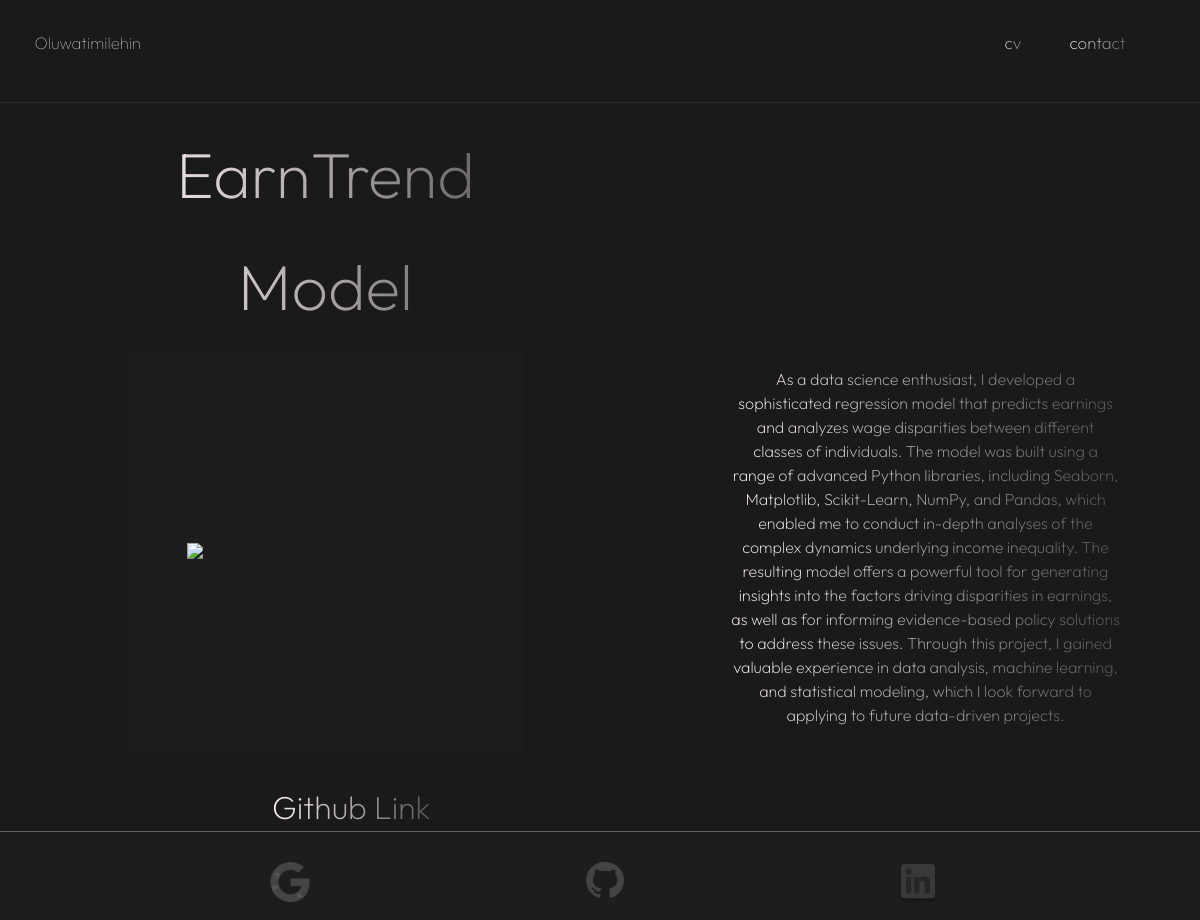
/projects/1, run on the app's committed database.
### main.py (models this page shows)
class Projects(db.Model):
    id = db.Column(db.String(250),primary_key=True)
    name = db.Column(db.String(250), unique=True, nullable=False)
    description = db.Column(db.String(1000), nullable=False)
    github_link = db.Column(db.String(500), unique=True)
    youtube_url = db.Column(db.String(500), unique=True)

### main.py (the view)
@app.route("/projects/<id>")
def projects(id):
    project_id = id
    project = Projects.query.get(project_id)
    shorts = False
    availability = True
    if project_id =="3":
        shorts= True
    else:
        pass
    if project_id==1:
        availability = False
    return render_template('projects.html', project=project, home=False, shorts=shorts, available=availability)

### templates/projects.html
<!DOCTYPE html>
<html>
    <head>
        {% include "navbar.html"%}
        {% include "header.html"%}
        <link rel="stylesheet" href=" {{ url_for('static', filename='styles/projects.css') }}">
    </head>
    <body>
        <main>
            <div class="project-flexbox">
                <div class="project-left-section">
                    <h1 class="headers body-text project-header"> {{ project.name }}</h1>
                    <div class="project-display">
                        {% if shorts%}
                        <iframe width="315" height="400" src="{{project.youtube_url}}" title="{{project.name}}" frameborder="0" allow="accelerometer; autoplay; clipboard-write; encrypted-media; gyroscope; picture-in-picture; web-share" allowfullscreen></iframe>
                        {% elif available%}
                        <img class="display-gif" src="https://i.pinimg.com/originals/7e/00/d6/7e00d6514d0556b617001d5fe0a62663.gif">
                        {% else%}
                        <iframe src="{{project.youtube_url}}" title="{{project.name}}"></iframe>
                        {% endif %}
                    </div>
                    <a class="github-text-link body-text" href="{{ project.github_link }}" target="_blank">Github Link</a>
                </div>
                <div class="project-description body-text project-body">
                    {{ project.description }}
                </div>
            </div>
        </main>
        <footer>
            {% include "footer.html" %}
        </footer>
        </body>
</html>

### templates/navbar.html (shortened to what this page needs)
<!DOCTYPE html>
<html>
<head>
    {% include "header.html"%}
    <link href="https://cdn.jsdelivr.net/npm/bootstrap@5.3.0-alpha3/dist/css/bootstrap.min.css" rel="stylesheet">
</head>
<body>
<header>
    <nav class="navbar navbar-expand-md">
        <div class="container-fluid">
          <a class="navbar-link" href="{{ url_for('home') }}">Oluwatimilehin</a>
          <div class="collapse navbar-collapse" id="navbarNavAltMarkup">
            <div class="navbar-nav ms-auto">
                <span><a class="navbar-link nav-link body-text" href=" {{ url_for('cv') }}"> cv </a></span>
                <span> <a class="navbar-link nav-link body-text" href="{{ url_for('contact') }}"> contact </a></span>
            </div>
            </div>
          </div>
      </nav>
    <hr class="hr">
</header>
</body>
</html>

### templates/header.html (shortened to what this page needs)
<!DOCTYPE html>
<html>
    <head>
        <link rel="stylesheet" href="{{ url_for('static', filename='styles/main.css') }}">
    </head>
</html>

### templates/footer.html
<!DOCTYPE html>
<html>
    <head>
        {% include "header.html"%}
        <link rel="stylesheet" href=" {{ url_for('static', filename='styles/footer.css') }}">
    </head>
    <body>
        <footer id="footer">
            <div class="footer-container">
                <div class="footer-flexbox">
                    <a class="footer-link google-link" href="mailto:oluwatimilehin.orawusi@gmail.com"><img class="github-logo logos" src="{{ url_for('static', filename='images/Google - Original.png') }}" alt="Google Logo"></a>
                    <a class="footer-link github-link" href="https://github.com/OrawusiTimilehin" target="_blank"><img class="github-logo logos" src=" {{ url_for('static', filename='images/Logos/github-original.png') }}" alt="Github Logo"></a>
                    <a class="footer-link  linkedin-link" href="https://www.linkedin.com/in/timilehin-orawusi-b92287252/" target="_blank"><img class="github-logo logos" src="{{ url_for('static', filename='images/LinkedIn - Original.png') }}" alt="LinkedIn Logo"></a>
                </div>
            </div>
        </footer>
    </body>
</html>

### static/styles/main.css (style rules this page uses)
a { color: inherit; text-decoration: None; transition: font-size 0.15s; }
body { background: #1A1A1A; margin: 0; }
.body-text { background: linear-gradient(90deg, #FFF4F4 2.25%, rgba(255, 245, 245, 0.90625) 11.39%, rgba(255, 255, 255, 0) 139.19%); font-family: 'Outfit', Arial, Helvetica, sans-serif; font-weight: 200; -webkit-background-clip: text; -webkit-text-fill-color: transparent; }
div { margin: 0; }
hr { border-color: rgba(255, 255, 255, 0.31); border-width: 0.7px; }
.headers { font-size: 4rem; font-weight: 200; line-height: 7rem; text-align: center; }
.navbar { color: rgba(209, 208, 208, 0.95); display: flex; font-family: 'Outfit', Arial, Helvetica, sans-serif; font-size: 1.05rem ; font-weight: 100; flex-direction: row; padding: 1.4rem; }
.navbar-link { margin-right: 2rem; }
.github-logo { margin-bottom: 1rem; }
.logos { width: 2.5rem; }

### static/styles/projects.css (style rules this page uses)
.github-text-link { font-size: 2rem; margin-left: 9rem; transition: font-size 0.15s; width: 30%; white-space: nowrap; }
.project-flexbox { display: flex; flex-direction: row; align-items: center; justify-content: center; }
.project-description { font-weight: 200; margin-top: 9rem; margin-left: 13rem; margin-right: 5rem; width: 40%; }
.project-display { background-color: rgba(209, 208, 208, 0.02); height: 25rem; margin-bottom: 2rem; text-align: center; width: 100%; position: relative; display: flex; justify-content: center; align-items: center; }
.project-left-section { margin-left: 8rem; }
.project-header { text-align: left; }
.project-body { text-align: center; }
.display-gif { width:70%; }

### static/styles/footer.css (style rules this page uses)
.footer-flexbox { display: flex; justify-content: space-between; align-items: center; margin: 0 auto; width: 55%; height: 100%; }
.footer-container { background-color: rgba(209, 208, 208, 0.02); border: solid; border-color: rgba(255, 255, 255, 0.31); border-width: 1px 0 0 0; color: white; height: 100%; }
.footer-link { width: 2rem; }
.github-link { margin-top: 1rem; }
.google-link { margin-top: 1.7rem; height: 95%; }
.linkedin-link { margin-top: 2rem; }

### data on the page
Projects: name "EarnTrend Model", description "As a data science enthusiast, I developed a sophisticated regression model that predicts earnings and analyzes wage disparities between different classes of individuals. The model was built using a range of advanced Python libraries, including Seaborn, Matplotlib, Scikit-Learn, NumPy, and Pandas, which enabled me to conduct in-depth analyses of the complex dynamics underlying income inequality. The resulting model offers a powerful tool for generating insights into the factors driving disparities in earnings, as well as for informing evidence-based policy solutions to address these issues. Through this project, I gained valuable experience in data analysis, machine learning, and statistical…"
